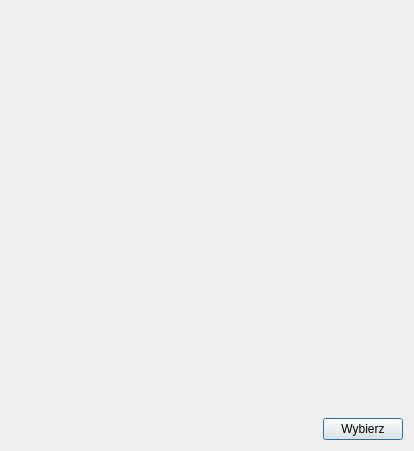
<?xml version="1.0" encoding="UTF-8"?>
<ui version="4.0">
 <class>CustomerSelection</class>
 <widget class="QDialog" name="CustomerSelection">
  <property name="geometry">
   <rect>
    <x>0</x>
    <y>0</y>
    <width>414</width>
    <height>451</height>
   </rect>
  </property>
  <property name="windowTitle">
   <string>Wyszikwanie klienta</string>
  </property>
  <layout class="QVBoxLayout" name="verticalLayout">
   <item>
    <widget class="CustomerSearch" name="widget" native="true">
     <property name="sizePolicy">
      <sizepolicy hsizetype="Expanding" vsizetype="Expanding">
       <horstretch>0</horstretch>
       <verstretch>0</verstretch>
      </sizepolicy>
     </property>
    </widget>
   </item>
   <item>
    <layout class="QHBoxLayout" name="horizontalLayout">
     <item>
      <spacer name="horizontalSpacer">
       <property name="orientation">
        <enum>Qt::Horizontal</enum>
       </property>
       <property name="sizeHint" stdset="0">
        <size>
         <width>40</width>
         <height>20</height>
        </size>
       </property>
      </spacer>
     </item>
     <item>
      <widget class="QPushButton" name="pushButton_exit">
       <property name="text">
        <string>Wybierz</string>
       </property>
      </widget>
     </item>
    </layout>
   </item>
  </layout>
 </widget>
 <customwidgets>
  <customwidget>
   <class>CustomerSearch</class>
   <extends>QWidget</extends>
   <header>CustomerSearch.hpp</header>
   <container>1</container>
  </customwidget>
 </customwidgets>
 <resources/>
 <connections/>
</ui>
